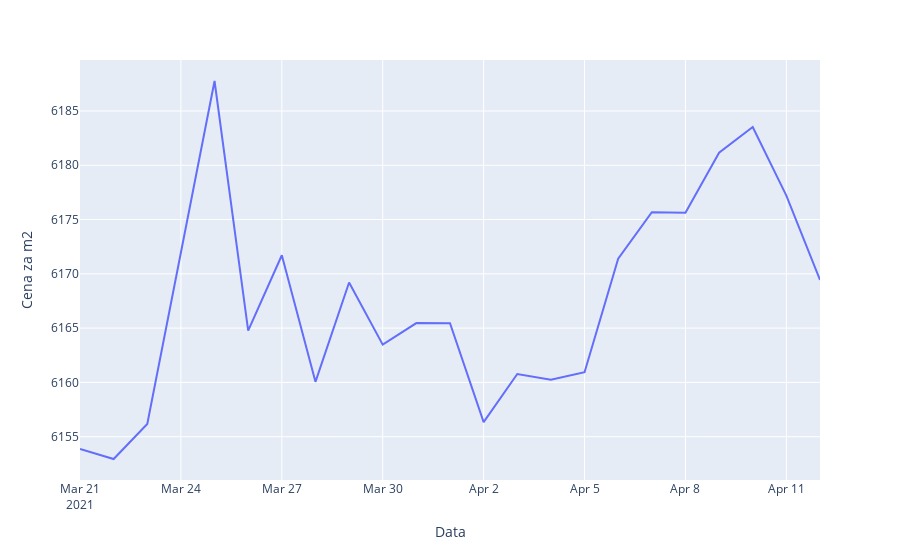

Write notebook code for a chart like this one.
### Code cell
from data import calc_avg_price_per_meter_per_day

avg_price_per_meter_per_day = calc_avg_price_per_meter_per_day(data)
fig = go.Figure(data=px.line(avg_price_per_meter_per_day, x="Data", y="Cena za m2"))
fig.show()

### Figure 1 — Plotly figure (JSON) as saved in the notebook; plotly's stock layout.template omitted (floating-point values rounded to 4 significant figures)
{"data": [{"hovertemplate": "Data=%{x}<br>Cena za m2=%{y}<extra></extra>", "legendgroup": "", "line": {"color": "#636efa", "dash": "solid"}, "mode": "lines", "name": "", "orientation": "v", "showlegend": false, "type": "scatter", "x": ["2021-03-21", "2021-03-22", "2021-03-23", "2021-03-25", "2021-03-26", "2021-03-27", "2021-03-28", "2021-03-29", "2021-03-30", "2021-03-31", "2021-04-01", "2021-04-02", "2021-04-03", "2021-04-04", "2021-04-05", "2021-04-06", "2021-04-07", "2021-04-08", "2021-04-09", "2021-04-10", "2021-04-11", "2021-04-12"], "xaxis": "x", "y": [6154.0, 6153.0, 6156.0, 6188.0, 6165.0, 6172.0, 6160.0, 6169.0, 6163.0, 6165.0, 6165.0, 6156.0, 6161.0, 6160.0, 6161.0, 6171.0, 6176.0, 6176.0, 6181.0, 6184.0, 6177.0, 6169.0], "yaxis": "y"}], "layout": {"legend": {"tracegroupgap": 0}, "margin": {"t": 60}, "xaxis": {"anchor": "y", "domain": [0, 1], "title": {"text": "Data"}}, "yaxis": {"anchor": "x", "domain": [0, 1], "title": {"text": "Cena za m2"}}}}
